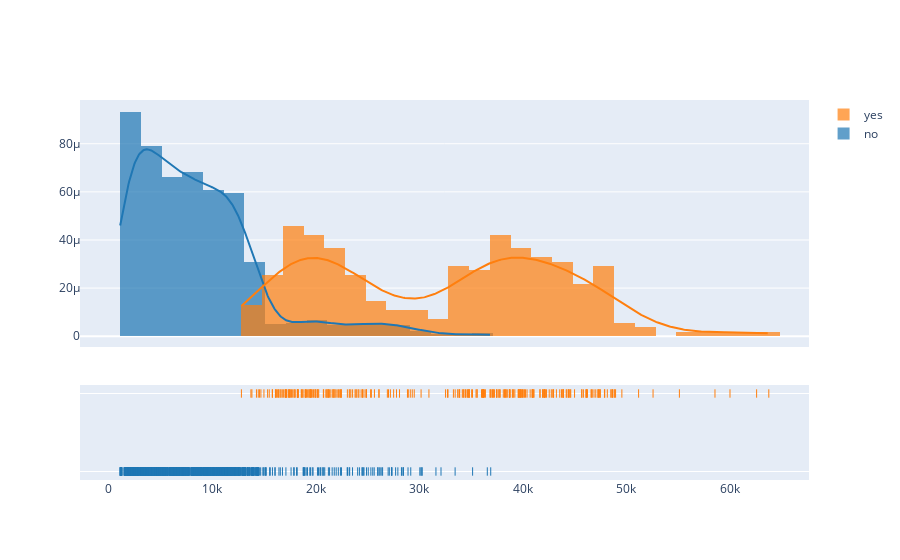

The cell this chart's notebook holds for it:
### Markdown cell above
Dica: Um facetgrid do Seaborn com dois plots univariados (de uma única variável com dois valores), ajuda a visualizar a resposta.

### Code cell
import plotly.figure_factory as ff

# Add histogram data
x1 = dataset.loc[dataset.fumante_ob=='no','custo_medico_anual']
x2 = dataset.loc[dataset.fumante_ob=='yes','custo_medico_anual']
# Group data together
hist_data = [x1, x2]

group_labels = ['no', 'yes']

# Create distplot with custom bin_size
fig = ff.create_distplot(hist_data, group_labels,bin_size=2000)
fig.show()

### Figure 1 — Plotly figure (JSON) as saved in the notebook; plotly's stock layout.template omitted (floating-point values rounded to 4 significant figures; data arrays with more than 128 entries replaced by an {"elided": "..."} marker saying what was removed)
{"data": [{"autobinx": false, "histnorm": "probability density", "legendgroup": "no", "marker": {"color": "rgb(31, 119, 180)"}, "name": "no", "opacity": 0.7, "type": "histogram", "x": {"elided": "1064 float values"}, "xaxis": "x", "xbins": {"end": 36910.0, "size": 2000, "start": 1122.0}, "yaxis": "y"}, {"autobinx": false, "histnorm": "probability density", "legendgroup": "yes", "marker": {"color": "rgb(255, 127, 14)"}, "name": "yes", "opacity": 0.7, "type": "histogram", "x": {"elided": "274 float values"}, "xaxis": "x", "xbins": {"end": 63770.0, "size": 2000, "start": 12830.0}, "yaxis": "y"}, {"legendgroup": "no", "marker": {"color": "rgb(31, 119, 180)"}, "mode": "lines", "name": "no", "showlegend": false, "type": "scatter", "x": {"elided": "500 float values"}, "xaxis": "x", "y": {"elided": "500 float values"}, "yaxis": "y"}, {"legendgroup": "yes", "marker": {"color": "rgb(255, 127, 14)"}, "mode": "lines", "name": "yes", "showlegend": false, "type": "scatter", "x": {"elided": "500 float values"}, "xaxis": "x", "y": {"elided": "500 float values"}, "yaxis": "y"}, {"legendgroup": "no", "marker": {"color": "rgb(31, 119, 180)", "symbol": "line-ns-open"}, "mode": "markers", "name": "no", "showlegend": false, "type": "scatter", "x": {"elided": "1064 float values"}, "xaxis": "x", "y": {"elided": "1064 str values"}, "yaxis": "y2"}, {"legendgroup": "yes", "marker": {"color": "rgb(255, 127, 14)", "symbol": "line-ns-open"}, "mode": "markers", "name": "yes", "showlegend": false, "type": "scatter", "x": {"elided": "274 float values"}, "xaxis": "x", "y": {"elided": "274 str values"}, "yaxis": "y2"}], "layout": {"barmode": "overlay", "hovermode": "closest", "legend": {"traceorder": "reversed"}, "xaxis": {"anchor": "y2", "domain": [0, 1], "zeroline": false}, "yaxis": {"anchor": "free", "domain": [0.35, 1], "position": 0}, "yaxis2": {"anchor": "x", "domain": [0, 0.25], "dtick": 1, "showticklabels": false}}}
